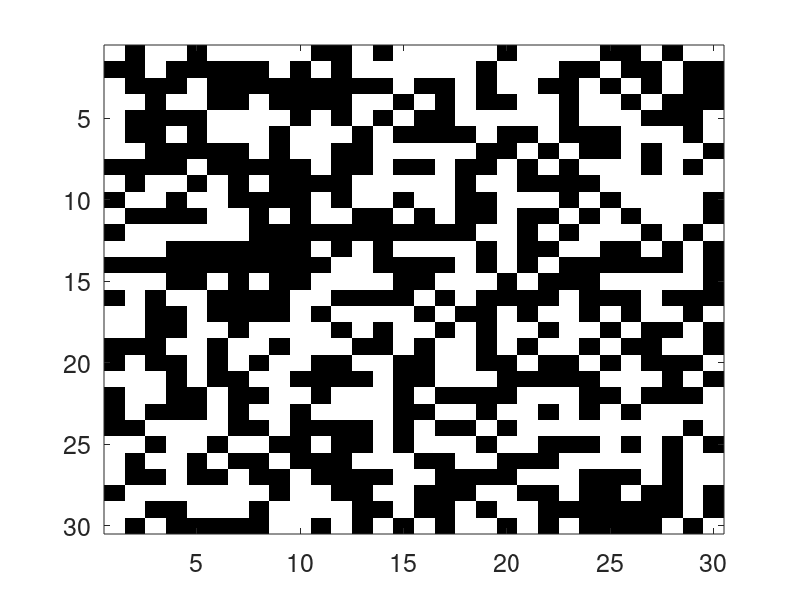
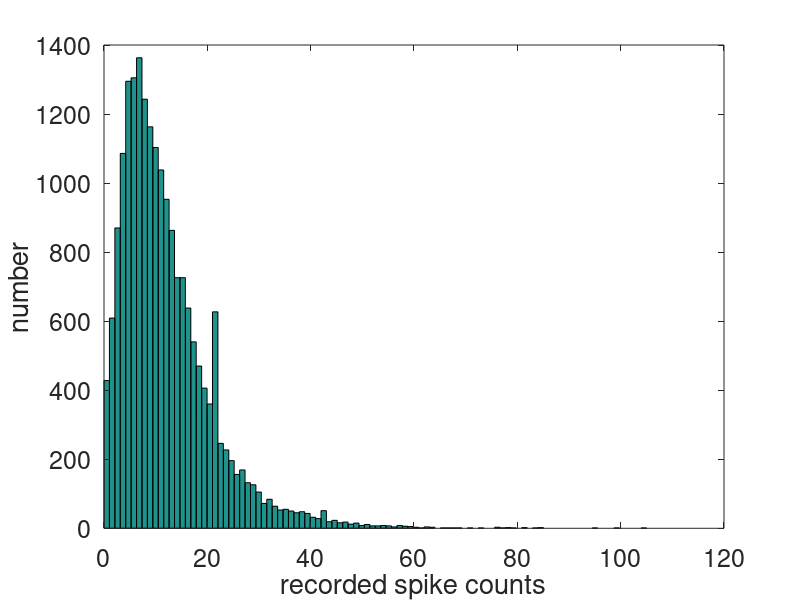
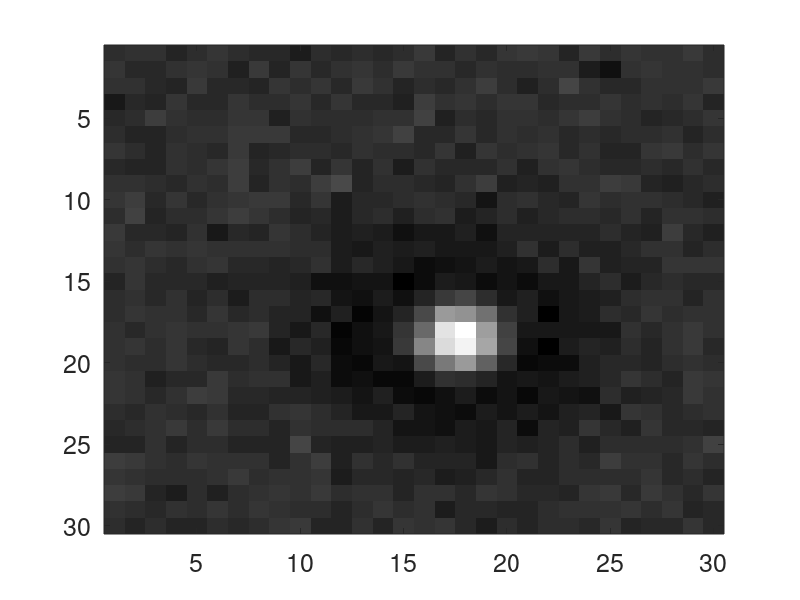
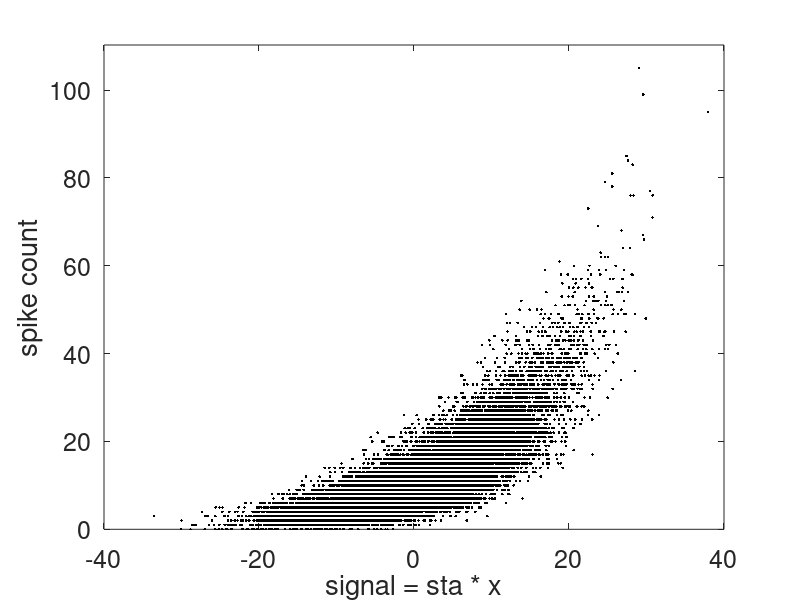

Source code (MATLAB) for these figures, in order: (Note: this script raises an error after producing the figures.)
cd%% A small exercize on STA and LNP model fitting, by U. Ferrari

% Here the goal is to compute the STA from the response to a set of
% checkerboad images. 

% Note that the code is not intended to be optimized
% for computational performance. In particular, most of the for cycles can
% be rewrittenm as vector multiplications which in Matlab are usually much
% faster. [[Brave students can give it a try, and optimize the code]]

clear all 
close all


%% The data

% Data consist in a set of checkerboard images and the response of a
% ganglion cell

% Before even loading the data, it's good practice to start by looking at
% the file content

whos -file TD_Ferrari.mat

% What's in there? Which dimensions have the vectors?

%% Loading the data

% To load the data file you need to be in the right folder (where the
% data are located)
load('TD_Ferrari.mat');


%% introduction: always start by having a look at the raw data

% Get the size of the stimulus
% nx = size of image patch in one direction
% N =  number of images
[nx, ~, N] = size(stimulus);


%%% Plot the first checkerboad image
figure('Name', 'example stimulus')
imagesc(stimulus(:, :, 1))
colormap('gray')
set(gca,'FontSize',18);

%%% Plot the histogram of the response
figure('Name', 'histogram of spike counts')
hist(response, 100)                          
xlabel('recorded spike counts')
ylabel('number')
set(gca,'FontSize',18);


%% Compute spike triggered average

% Define the sta matrix
sta = zeros(nx);

% Compute the average of the images weighting on the response. 
% [[Can you optimize this?]]
for n=1:N
    sta = sta + response(n) * stimulus(:,:,n); 
end

% Normalize
sta = sta/N;
    
% Plot the sta with imagesc
figure('Name', 'STA')
imagesc(sta)
colormap('gray')
set(gca,'FontSize',18);

%% The nonlinear relation between the filtered stimulus and the response: how to fit it?

% compute the filtered stimulus 'signal'
% [[Can you optimize this?]]
signal = zeros(size(response));
for n=1:N
   signal(n) = sum(sum( sta .* stimulus(:,:,n) ) ); 
end


% plot signal versus response
figure('Name', 'filter versus spikes')
plot(signal,response, 'k.');    % Scatter plot of signal (filtered stimulus) versus spike count  
hold on
ylim([0 max(response)*1.05]);
xlabel('signal = sta * x')
ylabel('spike count')
set(gca,'FontSize',18);

%% Compute the anchor points of the non-linearity

% bin the signal in 50 bins
nBin = 50;
[COUNT,EDGES,BIN] = histcounts(signal,nBin);
% COUNTS = vector of size nBin counting the number of points per bin
% EDGES = vector of size nBin+1 with the edges of the bins
% BIN = vector of the same size as signal, with the bin number where each
% element fall: BIN(n) = k if signal(n) falls in the kth bin

% compute the middle points between the EDGES by summing the left edge plus
% half the distance to the right edge
anchor_x = EDGES(1:(end-1)) + ( EDGES(2:end) - EDGES(1:(end-1)) )/2;

% compute the average of the response within each bin
anchor_y = zeros([1 nBin]);
for bin = 1:nBin
   anchor_y(bin) = mean(response(BIN==bin)); 
end

% plot signal versus response with anchor points
figure('Name', 'filter versus spikes')
hold on
plot(signal,response, 'k.');    
plot(anchor_x,anchor_y,'r.','MarkerSize',18)
ylim([0 max(response)*1.05]);
xlabel('signal = sta * x')
ylabel('spike count')
set(gca,'FontSize',18);

%% Use SPLINE to construct the non-linear function

% spline allows for constructing a cubic interpolation between (x,y) points
nonlinearity = spline(anchor_x,anchor_y);

% ppval allows for evaluating the spline interpolation at any given point points
predictions = ppval(nonlinearity,signal);

% scatterplot between the responses for all images and the predictions 
figure('Name', 'spike count versus prediction')
hold on
plot(response, predictions, 'k.','MarkerSize',14);              % ex 2(d) compare predicted and observed spike count
plot([0, 120], [0, 120], 'k--'); 
ylim([0 max(response)*1.05]);
xlim([0 max(predictions)*1.05]);
ylabel('predicted mean spike count')
xlabel('observed spike count')
set(gca,'FontSize',18);


%% fit a linear-nonlinear-poisson (LNP) model

%
% pred(stim) = exp( filter * stim +b)
% ll( resp | stim  ) = log p(resp | stim) = log Poisson(resp|stim) = r * log( pred(stim) ) - pred(stim) 
% dll/dw = sum_stim ( resp(stim) - pred(stim) ) * stim / Nstim
% dll/db = sum_stim ( resp(stim) - pred(stim)) / Nstim
%


% flatting the stimulus
stimulusFlat = reshape(stimulus,[nx^2, N]);

% initiliase parameters
b = 0;                      % initial bias term
w = 1e-9*randn(nx^2, 1);    % initial linear weights (filter)

% parameters for gradient descent
Nit = 300;                  % number of iterations
eta = 1e-2;                 % step size

L = zeros(1, Nit);          % log likelihood
for i = 1:Nit
    
    % computing the predicted firing rate f
    % pred = ?;                % predicted firing rate for each stimulus (vector of size 1 * N)
    pred = exp( w' * stimulusFlat + b  );

    % log firing rate
    L(i) = (log(pred)*response' - sum(pred))/N;

    % derivative of log likelihood
    dL_w = stimulusFlat*(response - pred)'/N;
    dL_b = sum(response-pred)/N;

    % update parameters 
%     w =                   % update of the filter parameters
%     b =                   % update of the baseline parameters
    w = w + eta * dL_w;
    b = b + eta * dL_b; 
end


%% plotting the results


% plot loss function versus trials
figure('Name', 'Loss function')
plot(1:Nit, L)
xlabel('iterations')
ylabel('log likelihood')

                        
figure('Name', 'learned  filter')
% imagesc()                             % 2D plot of the inferred filter
imagesc( reshape(w,[nx, nx]));
colormap('gray')
set(gca,'FontSize',18);
% How does it compare with the STA?

figure('Name', 'spike count versus prediction')
% plot(?, response, 'k.'); hold on             % compare predicted and observed spike count
plot(pred,response,'k.'); hold on
plot([0, 120], [0, 120], 'k--'); hold off
xlabel('predicted mean spike count')
ylabel('observed spike count')

%% Which apprach does work better? STA or LNP fit?

% This is left as exercize.
% remember that for fair comparison, you would need to split your data
% into training and testing.
% You can then estimate performance with correlation between data and
% prediction.
% Enjoy!
